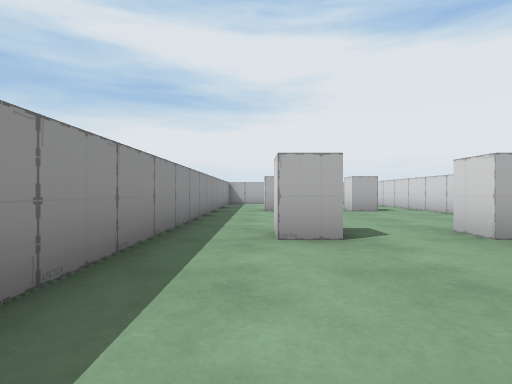
[1] (above)

14 first-person views from a walk through a 3-D level made in the Unity game engine. The camera is 0.55 m above the floor, looks level and sees 80° across. The floor is counted in squares, 1 m on a side. Each view is taken from the middle of a square. On the plan, view 1 faces up. The plan holds only what a view shows up to about 9 squares ahead; the rest is blank. The place goes on beyond the plan. The player is left out.

[2]
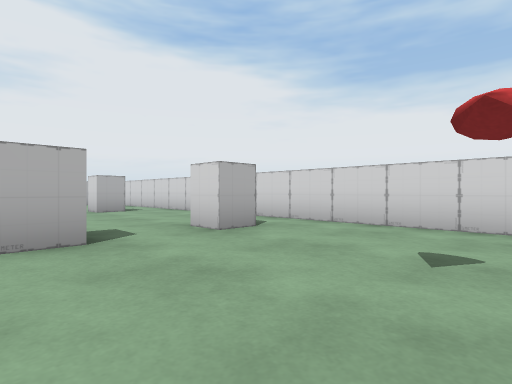

[3]
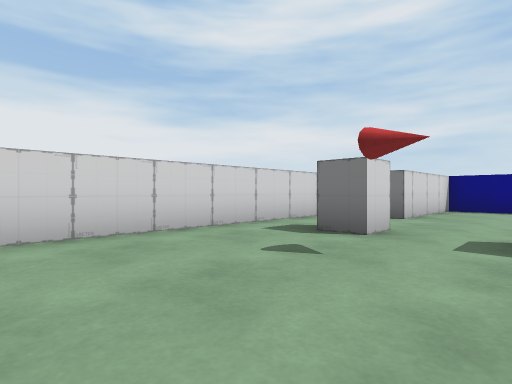

[4]
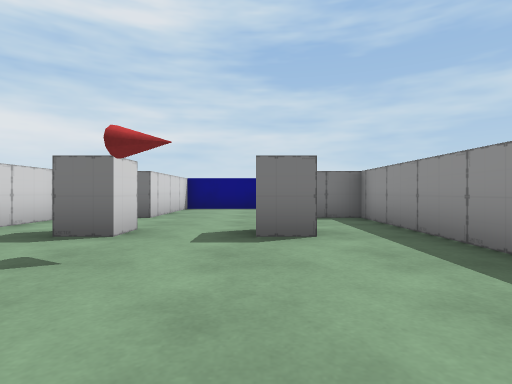

[5]
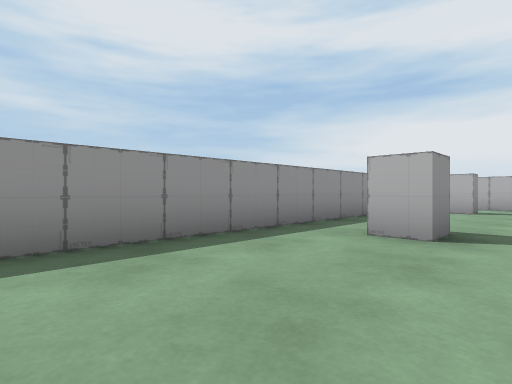

[6]
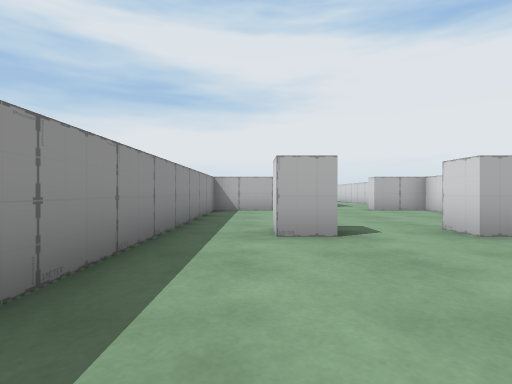

[7]
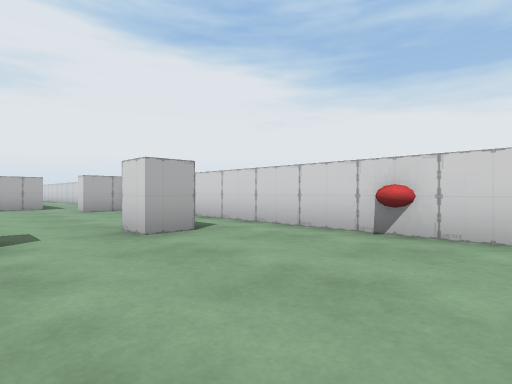

[8]
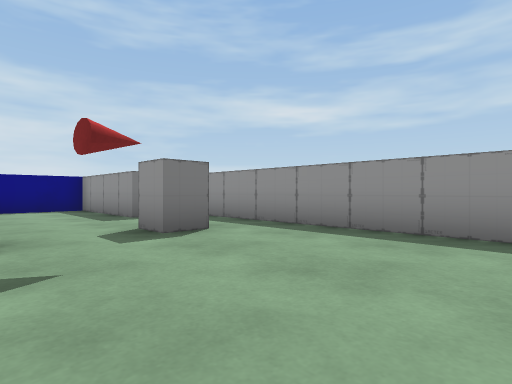

[9]
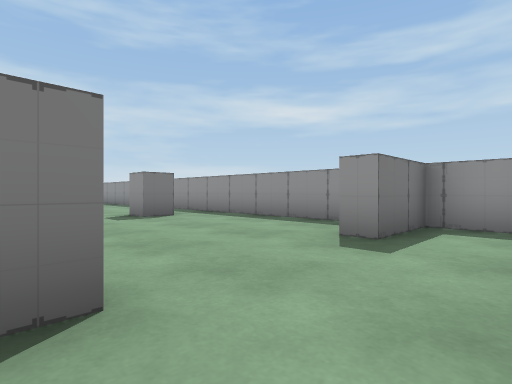

[10]
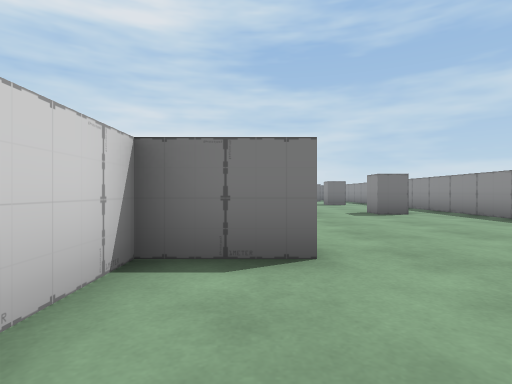

[11]
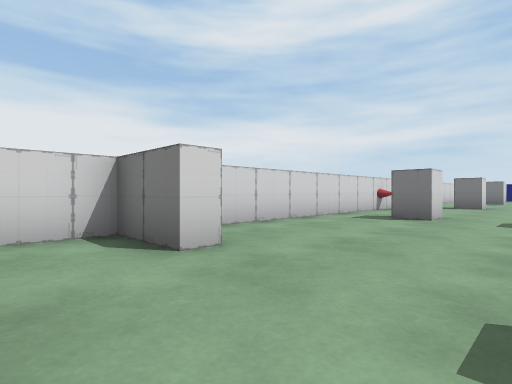

[12]
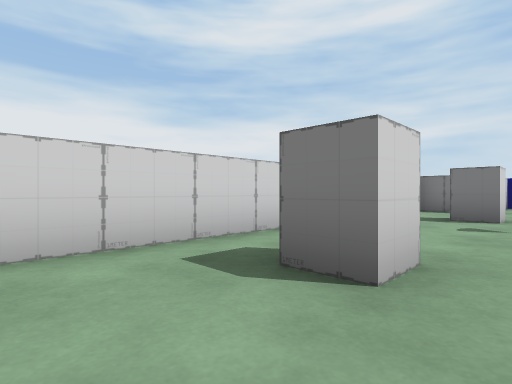

[13]
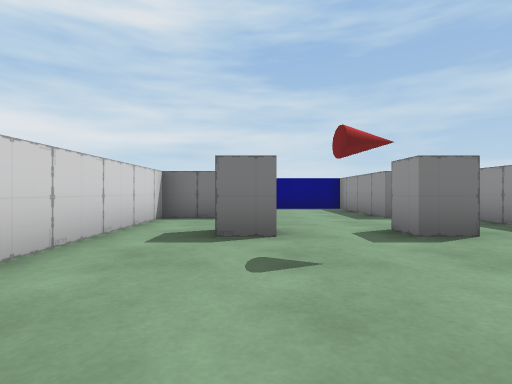

[14]
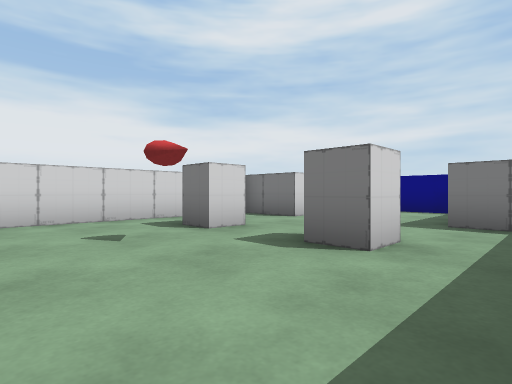

### Floor plan
Key: @ floor where view 1 was taken; # wall or solid block; . floor; O other object.
Columns run from 2 left of view 1 to 5 right of it. Each row starts with its distance up from view 1.
 17    ## .
 16 #......#
 15 #......#
 14 ###...##
 13 #......#
 12 #......#
 11 #......#
 10 #......#
  9 #....#.#
  8 #......#
  7 #......O
  6 #......#
  5 #......#
  4 #....#.#
  3 #......#
  2 #......#
  1 #......#
  0 #.@....#
 -1 #....#.#
 -2 #......#
 -3 #......#
 -4 ###..###
 -5   #..#
 -6   #..#
 -7   ####

Positions as (right, up) in squares from view 1, and headings:
1: (0, 0), facing up
2: (0, 0), facing up-right
3: (1, 3), facing down-right
4: (1, 3), facing down
5: (2, 5), facing up-left
6: (0, 5), facing up
7: (1, 5), facing up-right
8: (3, 3), facing down-left
9: (4, 16), facing down-left
10: (4, 17), facing down
11: (1, 16), facing down-right
12: (2, 6), facing down-right
13: (3, 3), facing down
14: (-1, 2), facing down-right
